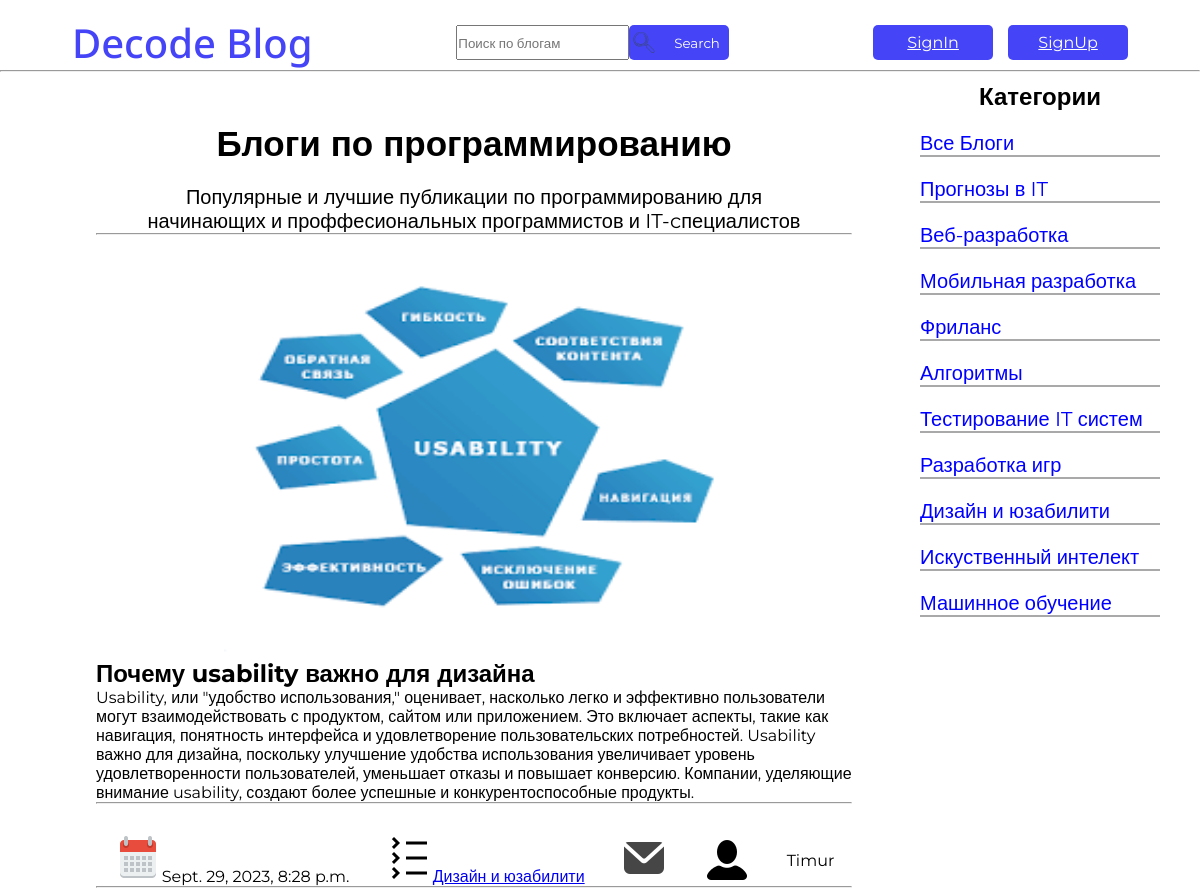
Page /blogs/blogs/8/ on the committed database.
### decode_blogs/models.py (models this page shows, shortened)
class Blog(models.Model):
    name = models.CharField(max_length=50)
    category = models.ForeignKey(Category, on_delete=models.CASCADE, null=True)
    image = models.ImageField(blank=True, upload_to=uniq_name_upload)
    description = models.TextField()
    date = models.DateTimeField(default=datetime.datetime.today())
    author = models.ForeignKey(settings.AUTH_USER_MODEL, on_delete=models.CASCADE)     # !  1 #
    class Meta:
        verbose_name = 'Blog'
        verbose_name_plural = 'Blogs'

class Category(models.Model):
    name = models.CharField(max_length=50)
    class Meta:
        verbose_name = 'Category'
        verbose_name_plural = 'Categories'
    def __str__(self) -> str:
        return self.name

### decode_authe/models.py (models this page shows)
class User(AbstractUser):
    image = models.ImageField(upload_to='avatars', blank=True)
    description = models.TextField(max_length=200)
    groups = models.ManyToManyField(
        'auth.Group',
        related_name='users',
        blank=True,
        verbose_name='groups',
        help_text='The groups this user belongs to. A user will get all permissions granted to each of their groups.',
    )
    user_permissions = models.ManyToManyField(
        'auth.Permission',
        related_name='users',
        blank=True,
        verbose_name='user permissions',
        help_text='Specific permissions for this user.',
        error_messages={
            'add': 'The permission you are trying to add already exists for the user.',
            'remove': 'The permission you are trying to remove does not exist for the user.',
        },
    )

### decode_blogs/views.py (the view)
# urls.py: path('blogs/<int:category_id>/', views.site_category, name='category'),
def site_category(request, category_id):
    blogs = Blog.objects.filter(category_id=category_id)
    categories = Category.objects.all()
    data = {
        'blogs':blogs,
        'categories':categories,
        'menu':menu,
        'title':'Статьи',
        'category_id':category_id
    }
    return render(request, 'decode_blogs/Home.html', context=data)

### decode_blogs/templates/decode_blogs/Home.html (shortened to what this page needs)
{% load static %}
<!DOCTYPE html>
<html lang="en">
<head>
    <link rel="stylesheet" href="{% static 'decode_blogs/css/header.css' %}">
    <link rel="stylesheet" href="{% static 'decode_blogs/css/home.css' %}">
</head>
<body>
    <header>
        <h1>Decode Blog</h1>
        <div class="header-div-1">
            <form method="POST" action="{% url 'decode_blogs:blog-search'  %}" class="form">
                <input type="search" placeholder="Поиск по блогам">
                <button id="button-find">
                    <img src="{% static 'decode_blogs/images/search_icon.svg' %}" alt="" id="search_icon">
                    Search
                </button>
        </div>
        <div class="header-div-2">
            {% if request.user.is_authenticated %}
            <a href="{% url 'decode_authe:signout' %}" class="button-reg">Signout</a>
            <a href="{% url 'decode_authe:profile'%}"><img src="{{ user.image.url }}" alt="" id="header-img"></a>
            {% else %}
            <a href="{% url 'decode_authe:signin' %}" class="button-reg">SignIn</a>
            <a href="{% url 'decode_authe:signup' %}" class="button-reg">SignUp</a>
            {% endif %}
        </div>
    </header>
    <hr id="hr-line">
    <section class="main">
        <div class="blogs">
            <h2 id="h2-blog">Блоги по программированию </h2>
            <p id="h2-p">Популярные и лучшие публикации по программированию  для <br>начинающих и проффесиональных программистов и IT-cпециалистов</p>
            <hr>
            <div class="com-blog">
                {% for b in blogs %}
                <div class="main-info">
                    {% if b.image %}
                    <img src="{{ b.image.url }}" alt="comment-img" class="comment-img">
                    {% endif %}
                </div>
                <h2 id="blog-name">{{ b.name }}</h2>
                    <p id="description">{{ b.description }}</p>
                    <hr>
                    <div class="blog-review">
                        <time id="blog-date"><img src="{% static 'decode_blogs/images/Calendar.png' %}" alt="">{{ b.date }}</time>
                        <a href="{% url 'decode_blogs:category' b.id %}"><img src="{% static 'decode_blogs/images/Categories.png' %}" alt="" id="blog-categories">{{ b.category }}</a>
                        <a href="{% url 'decode_blogs:comments-category' b.id %}"><img src="{% static 'decode_blogs/images/Comment.png' %}" alt="" id="blog-comments"></a>
                        <img src="{% static 'decode_blogs/images/User.png' %}" alt="">{{ b.author }}
                    </div>
                    {% endfor %}
            </div>
            <div class="categories">
                <h2 id="categories-name">Категории</h2>
                {% if category_id == 0 %}
                    <a href="{% url 'decode_blogs:home' %}" class="selected-ctgr"></a>
                {% else %}
                    <a href="{% url 'decode_blogs:home' %}">Все Блоги</a>
                {% endif %}
                {% for ctgr in categories %}
                    {% if category_id == ctgr.id %}
                        <a href="{% url 'decode_blogs:category' ctgr.id %}" class="selected-ctgr">{{ctgr.name}}</a>
                    {% else %}
                        <a href="{% url 'decode_blogs:category' ctgr.id %}">{{ctgr.name}}</a>
                    {% endif %}
                {% endfor %}
            </div>
        </div>
    </section>
</body>
</html>

### decode_blogs/static/decode_blogs/css/Header.css (style rules this page uses)
* { margin: 0px; padding: 0px; }
header { display: flex; align-items: center; justify-content: space-around; margin-top: 15px; }
header h1 { color: rgb(69, 69, 247); font-weight: 500; font-size: 40px; font-family: 'Noto Sans', sans-serif; }
.header-div-1 { display: flex; height: 35px; }
.form { display: flex; align-items: center; }
.form input { height: 35px; }
#button-find { display: flex; align-items: center; width: 100px; height: 35px; border: rgb(69, 69, 247); border-radius: 5px; color: white; background-color: rgb(69, 69, 247) }
#search_icon { width: 30px; height: 25px; margin-right: 15px; }
.header-div-2 { display: flex; align-items: center; gap: 15px; }
.button-reg { display: flex; align-items: center; justify-content: center; text-align: center; width: 120px; height: 35px; border: rgb(69, 69, 247); border-radius: 5px; color: white; background-color: rgb(69, 69, 247) }

### decode_blogs/static/decode_blogs/css/Home.css (style rules this page uses)
* { margin: 0px; padding: 0px; font-family: 'Montserrat', sans-serif; }
.main { display: flex; padding: 50px 8%; justify-content: space-between; box-sizing: border-box; position: relative; height: 650px; }
.main-info { display: block; justify-content: center; align-items: center; text-align: center; }
.blogs { width: 75%; }
#h2-blog { display: flex; justify-content: center; align-items: center; font-size: 35px; }
#h2-p { margin-top: 20px; font-size: 20px; text-align: center; align-items: center; }
.com-blog { display: block; justify-content: left; align-items: left; }
.blog-review { display: flex; justify-content: space-around; align-items: center; text-align: center; margin-top: 30px; }
.comment-img { margin-top: 20px; width: 500px; height: 400px; }
.categories { display: flex; flex-direction: column; gap: 20px; width: 20%; position: absolute; top: 0; right: 0; margin-right: 40px; margin-top: 10px; }
#categories-name { display: flex; justify-content: center; align-items: center; text-align: center; }
.categories a { text-decoration: none; color: blue; width: 100%; border-bottom:2px solid #a9a9a9 ; font-size: 20px; transition: 2s; }

### rows in the picture
Blog: image (picture), name "Почему usability важно для дизайна", description "Usability, или \"удобство использования,\" оценивает, насколько легко и эффективно пользователи могут взаимодействовать с продуктом, сайтом или приложением. Это включает аспекты, такие как навигация, понятность интерфейса и удовлетворение пользовательских потребностей. Usability важно для дизайна, поскольку улучшение удобства использования увеличивает уровень удовлетворенности пользователей, уменьшает отказы и повышает конверсию. Компании, уделяющие внимание usability, создают более успешные и конкурентоспособные продукты.", date "Sept. 29, 2023, 8:28 p.m.", category "Дизайн и юзабилити", author "Timur"
Category: name "Прогнозы в IT"
Category: name "Веб-разработка"
Category: name "Мобильная разработка"
Category: name "Фриланс"
Category: name "Алгоритмы"
Category: name "Тестирование IT систем"
Category: name "Разработка игр"
Category: name "Дизайн и юзабилити"
Category: name "Искуственный интелект"
Category: name "Машинное обучение"
